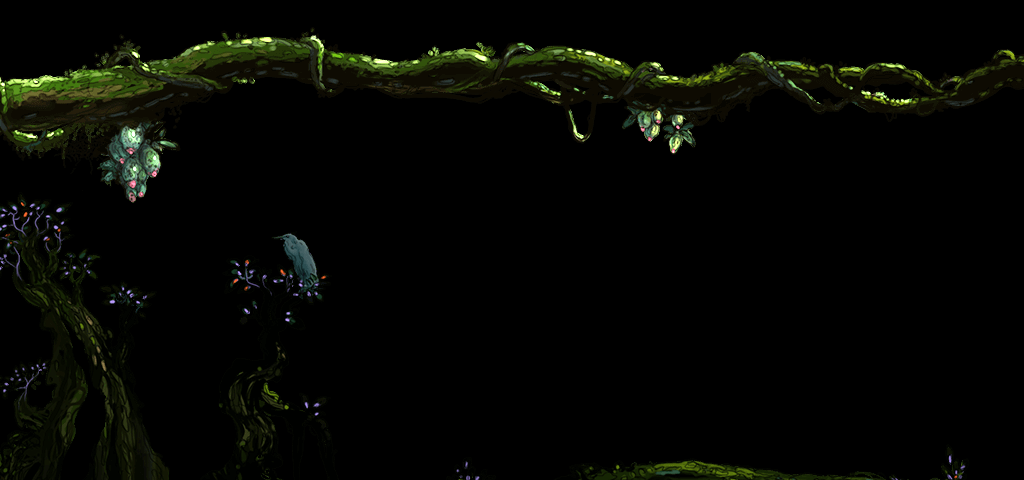

Tiled map render using the project's own tile images. Description and the map definition, with tile-layer contents summarised, below:
An orthogonal 32x15 tile map with 32x32 px tiles, 2 tile layers (close2, close1), 6 tilesets.

<map version="1.0" orientation="orthogonal" renderorder="right-down" width="32" height="15" tilewidth="32" tileheight="32">
 <tileset firstgid="1" name="song_close1" tilewidth="32" tileheight="32">
  <image source="close/song_close1.png" width="1024" height="500" />
 </tileset>
 <tileset firstgid="481" name="song_close2" tilewidth="32" tileheight="32">
  <image source="close/song_close2.png" width="1024" height="500" />
 </tileset>
 <tileset firstgid="961" name="song_close3" tilewidth="32" tileheight="32">
  <image source="close/song_close3.png" width="1024" height="500" />
 </tileset>
 <tileset firstgid="1441" name="song_close4" tilewidth="32" tileheight="32">
  <image source="close/song_close4.png" width="1024" height="494" />
 </tileset>
 <tileset firstgid="1921" name="song_close5" tilewidth="32" tileheight="32">
  <image source="close/song_close5.png" width="1024" height="494" />
 </tileset>
 <tileset firstgid="2401" name="song_close6" tilewidth="32" tileheight="32">
  <image source="close/song_close6.png" width="1024" height="494" />
 </tileset>
 <layer name="close2" width="32" height="15">
  <data>[480 cells, 352 non-empty, 352 distinct tile ids]</data>
 </layer>
 <layer name="close1" width="32" height="15">
  <data>[480 cells, 465 non-empty, 465 distinct tile ids]</data>
 </layer>
</map>
